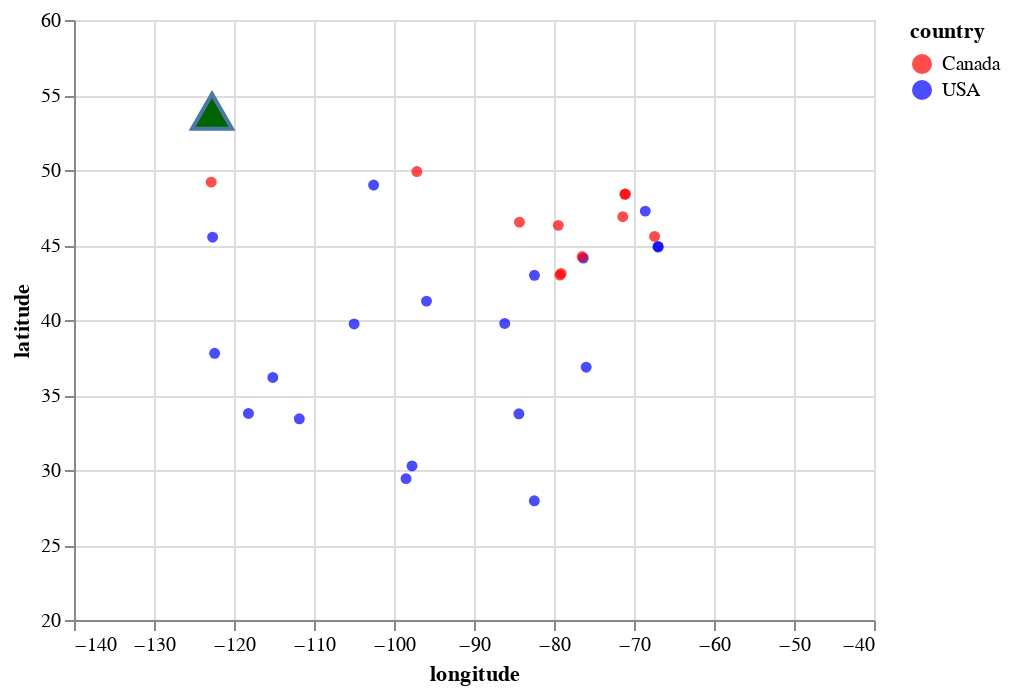

The cell this chart's notebook holds for it:
### Code cell
chart_knn = alt.Chart(small_train_df).mark_circle().encode(
    alt.X('longitude', scale=alt.Scale(domain=[-140, -40])),
    alt.Y('latitude', scale=alt.Scale(domain=[20, 60])),
    alt.Color('country', scale=alt.Scale(domain=['Canada', 'USA'], range=['red', 'blue'])))

one_city_point = alt.Chart(one_city).mark_point(
    shape='triangle-up', size=400, fill='darkgreen', opacity=1).encode(
    alt.X('longitude'),
    alt.Y('latitude')
)

chart_knn +  one_city_point

### Figure 1 — Vega-Lite specification as saved in the notebook (floating-point values rounded to 4 significant figures)
{"config": {"view": {"continuousWidth": 400, "continuousHeight": 300}}, "layer": [{"data": {"name": "data-c4c6612deb1589c1d2e3cbfa1b504ae9"}, "mark": "circle", "encoding": {"color": {"field": "country", "scale": {"domain": ["Canada", "USA"], "range": ["red", "blue"]}, "type": "nominal"}, "x": {"field": "longitude", "scale": {"domain": [-140, -40]}, "type": "quantitative"}, "y": {"field": "latitude", "scale": {"domain": [20, 60]}, "type": "quantitative"}}}, {"data": {"name": "data-d0ae25a3f6b392271f284534b330ba9e"}, "mark": {"type": "point", "fill": "darkgreen", "opacity": 1, "shape": "triangle-up", "size": 400}, "encoding": {"x": {"field": "longitude", "type": "quantitative"}, "y": {"field": "latitude", "type": "quantitative"}}}], "$schema": "https://vega.github.io/schema/vega-lite/v4.17.0.json", "datasets": {"data-c4c6612deb1589c1d2e3cbfa1b504ae9": [{"longitude": -79.46, "latitude": 46.31, "country": "Canada"}, {"longitude": -84.39, "latitude": 33.75, "country": "USA"}, {"longitude": -67.43, "latitude": 45.57, "country": "Canada"}, {"longitude": -97.74, "latitude": 30.27, "country": "USA"}, {"longitude": -97.14, "latitude": 49.9, "country": "Canada"}, {"longitude": -82.46, "latitude": 27.95, "country": "USA"}, {"longitude": -71.15, "latitude": 48.38, "country": "Canada"}, {"longitude": -105.0, "latitude": 39.74, "country": "USA"}, {"longitude": -76.33, "latitude": 44.13, "country": "USA"}, {"longitude": -76.48, "latitude": 44.23, "country": "Canada"}, {"longitude": -111.8, "latitude": 33.42, "country": "USA"}, {"longitude": -115.1, "latitude": 36.17, "country": "USA"}, {"longitude": -102.5, "latitude": 49.0, "country": "USA"}, {"longitude": -68.59, "latitude": 47.26, "country": "USA"}, {"longitude": -71.07, "latitude": 48.41, "country": "Canada"}, {"longitude": -66.99, "latitude": 44.91, "country": "USA"}, {"longitude": -122.8, "latitude": 49.19, "country": "Canada"}, {"longitude": -84.32, "latitude": 46.52, "country": "Canada"}, {"longitude": -79.12, "latitude": 43.1, "country": "Canada"}, {"longitude": -122.4, "latitude": 37.78, "country": "USA"}, {"longitude": -122.7, "latitude": 45.52, "country": "USA"}, {"longitude": -66.98, "latitude": 44.86, "country": "USA"}, {"longitude": -71.4, "latitude": 46.89, "country": "Canada"}, {"longitude": -95.94, "latitude": 41.26, "country": "USA"}, {"longitude": -98.5, "latitude": 29.42, "country": "USA"}, {"longitude": -82.44, "latitude": 42.98, "country": "USA"}, {"longitude": -79.25, "latitude": 42.99, "country": "Canada"}, {"longitude": -118.2, "latitude": 33.77, "country": "USA"}, {"longitude": -86.16, "latitude": 39.77, "country": "USA"}, {"longitude": -75.98, "latitude": 36.85, "country": "USA"}], "data-d0ae25a3f6b392271f284534b330ba9e": [{"longitude": -122.7, "latitude": 53.91, "country": "Canada"}]}}
